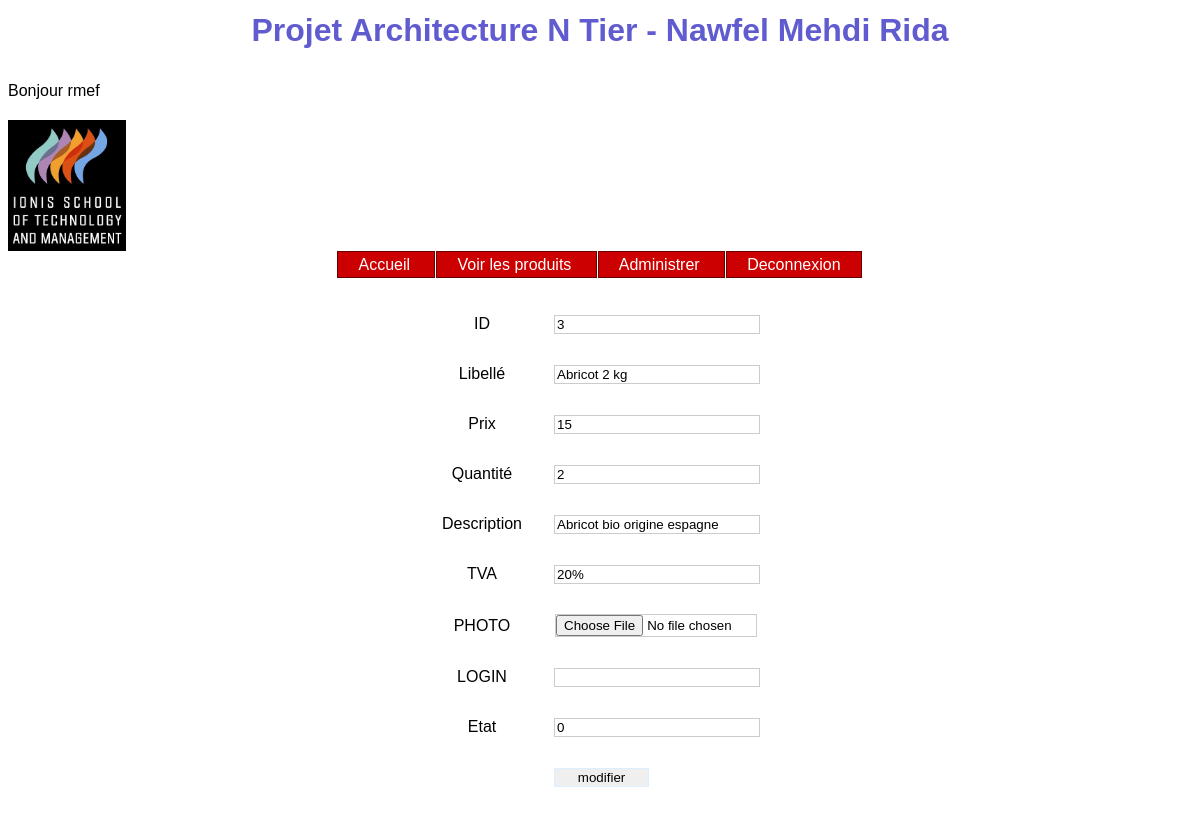
The page /index.php?uc=modifier&cleP=3 (signed in) on the database its author committed.
### tables this page shows
CREATE TABLE `produit` (
  `id` int(11) NOT NULL,
  `sku` varchar(10) NOT NULL,
  `libelle` varchar(50) NOT NULL,
  `prix` double NOT NULL,
  `quantite` int(11) DEFAULT NULL,
  `photo` varchar(250) DEFAULT NULL,
  `description` text,
  `tva` varchar(4) NOT NULL,
  `login` varchar(50) NOT NULL,
  `etat` int(11) NOT NULL,
  `date` date NOT NULL
);

### util/class.PDO.Ionis.inc.php (called while the page is built, shortened)
<?php
class PdoIonis {
    private static $serveur = 'mysql:host=localhost';
    private static $bdd = 'dbname=archi_ntiers';
    private static $user = 'root';
    private static $mdp = 'root';
    private static $monPdo;
    private static $monPdoIonis = null;
    private function __construct() {
        PdoIonis::$monPdo = new PDO(PdoIonis::$serveur . ';' . PdoIonis::$bdd, PdoIonis::$user, PdoIonis::$mdp);
        PdoIonis::$monPdo->query("SET CHARACTER SET utf8");
    }
    public static function getPdoIonis() {
        if (PdoIonis::$monPdoIonis == null) {
            PdoIonis::$monPdoIonis = new PdoIonis();
        }
        return PdoIonis::$monPdoIonis;
    }
    public function afficheProduit($id) {
        $req = "select * from produit where id = '$id'";
        $res = PdoIonis::$monPdo->query($req);
        $unProduit = $res->fetch();
        return $unProduit;
    }
}
?>

### vues/v_modif.php (the view, shortened to what this page needs)
<html>
    <br>
    <form name="modification" action="index.php?uc=modification" method="POST">
        <table border="0" align="center" cellspacing="10" cellpadding="10">
            <tr align="center">
                <td>ID</td>
                <td><input type="text" name="id" value="<?php echo $unProduit['id']; ?>" readonly="readonly"></td>
            </tr>
            <tr align="center">
                <td>Libellé</td>
                <td><input type="text" name="libelle" value="<?php echo $unProduit['libelle']; ?>"></td>
            </tr>
            <tr align="center">
                <td>Prix</td>
                <td><input type="text" name="prix" value="<?php echo $unProduit['prix']; ?>"></td>
            </tr>
            <tr align="center">
                <td>Quantité</td>
                <td><input type="text" name="quantite" value="<?php echo $unProduit['quantite']; ?>"></td>
            </tr>
            <tr align="center">
                <td>Description</td>
                <td><input type="text" name="description" value="<?php echo $unProduit['description']; ?>"></td>
            </tr>
            <tr align="center">
                <td>TVA</td>
                <td><input type="text" name="tva" value="<?php echo $unProduit['tva']; ?>"></td>
            </tr>
            <tr align="center">
                <td>PHOTO</td>
                <td><input type="file" name="photo" /></td>
            </tr>
            <tr align="center">
                <td>LOGIN</td>
                <td><input type="text" name="login" value="<?php echo $unProduit['login']; ?>" readonly="readonly"></td>
            </tr>
            <tr align="center">
                <td>Etat</td>
                <td><input type="text" name="etat" value="<?php echo $unProduit['etat']; ?>" readonly="readonly"></td>
            </tr>
            <tr align="center">
                <td colspan="2"><input type="submit" value="modifier"></td>
            </tr>
        </table>
    </form>
</html>

### util/style.css (style rules this page uses)
html { font:normal 100%/1.2em "Trebuchet MS",Verdana,Helvetica,Arial,sans-serif; }
input { margin-left: 1%; width: 30%; border: #CCC 1px solid; }
input[type="submit"] { border: #DDEEFF 1px solid; width: 30%; }
input { width:200px; }

### rows shown on the page
produit: id "3", libelle "Abricot 2 kg", prix "15", quantite "2", description "Abricot bio origine espagne", tva "20%", etat "0"

### other values the page prints
$_SESSION[login] "rmef"
